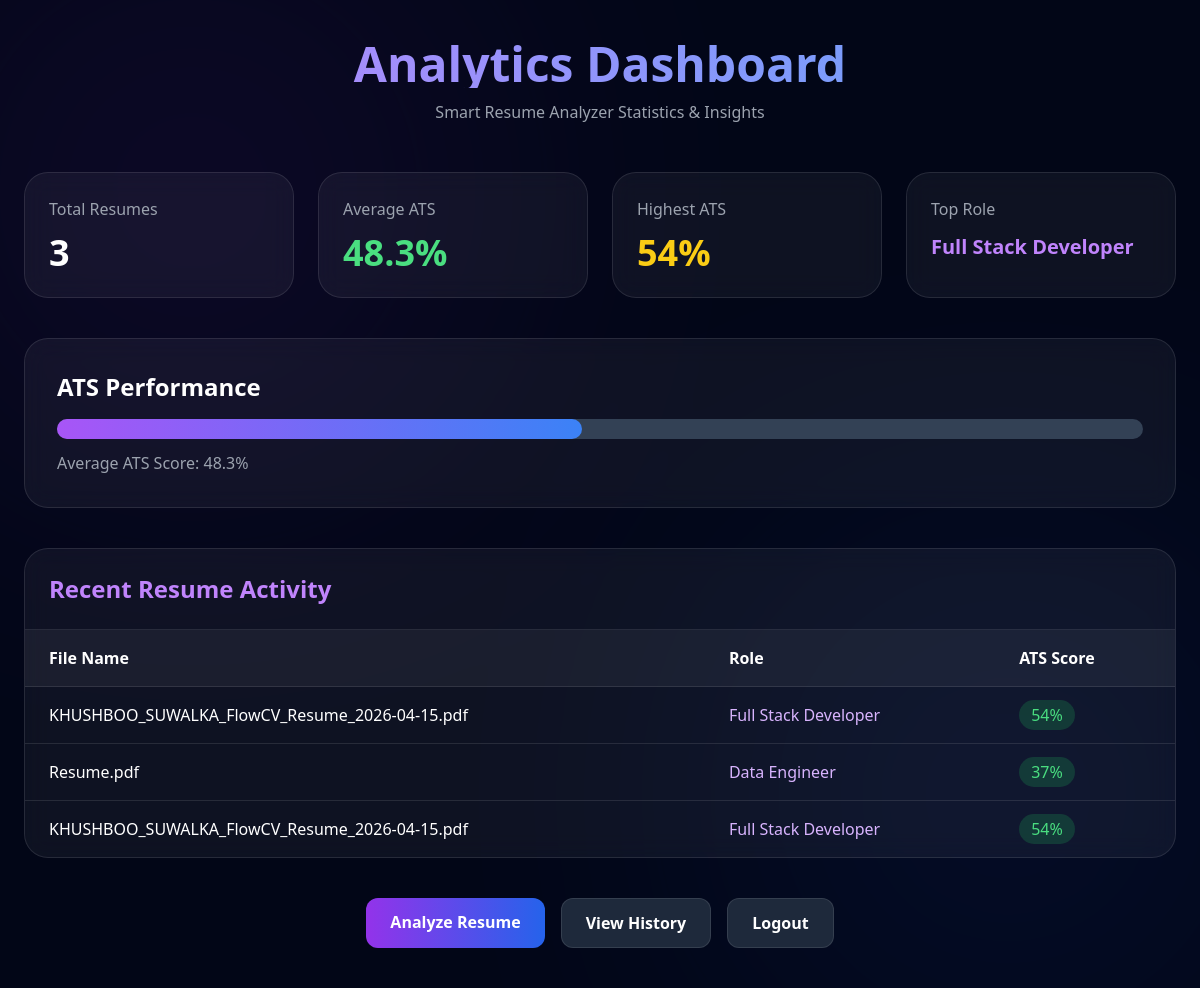
The app's page /dashboard (signed in) with its own data.
### tables this page shows
CREATE TABLE reports (

    id INTEGER PRIMARY KEY AUTOINCREMENT,

    user_id INTEGER,

    file_name TEXT,

    predicted_role TEXT,

    ats_score INTEGER,

    matched_skills TEXT,

    missing_skills TEXT,

    upload_date DATETIME DEFAULT CURRENT_TIMESTAMP

);

### app.py (the view)
@app.route("/dashboard")
def dashboard():
    if "user_id" not in session:
        return redirect(url_for("login"))
    conn = sqlite3.connect("resume_reports.db")
    cursor = conn.cursor()
    cursor.execute(
        "SELECT COUNT(*) FROM reports WHERE user_id=?",
        (session["user_id"],)
    )
    total_resumes = cursor.fetchone()[0]
    cursor.execute(
        "SELECT AVG(ats_score) FROM reports WHERE user_id=?",
        (session["user_id"],)
    )
    avg_score = cursor.fetchone()[0]
    cursor.execute(
        "SELECT MAX(ats_score) FROM reports WHERE user_id=?",
        (session["user_id"],)
    )
    highest_score = cursor.fetchone()[0]
    cursor.execute("""
        SELECT predicted_role, COUNT(*)
        FROM reports
        WHERE user_id=?
        GROUP BY predicted_role
        ORDER BY COUNT(*) DESC
        LIMIT 1
    """, (session["user_id"],))
    role_data = cursor.fetchone()
    most_common_role = role_data[0] if role_data else "N/A"
    cursor.execute("""
        SELECT file_name, predicted_role, ats_score
        FROM reports
        WHERE user_id=?
        ORDER BY id DESC
        LIMIT 5
    """, (session["user_id"],))
    recent_reports = cursor.fetchall()
    conn.close()
    return render_template(
        "dashboard.html",
        total_resumes=total_resumes,
        avg_score=round(avg_score, 1) if avg_score else 0,
        highest_score=highest_score if highest_score else 0,
        most_common_role=most_common_role,
        recent_reports=recent_reports
    )

### templates/dashboard.html (shortened to what this page needs)
<!DOCTYPE html>
<html lang="en">
<head>
    <script src="https://cdn.tailwindcss.com"></script>
</head>
<body class="bg-slate-950 text-white min-h-screen">
<div class="absolute top-0 left-0 w-96 h-96 bg-purple-600 blur-[180px] opacity-20 rounded-full"></div>
<div class="absolute bottom-0 right-0 w-96 h-96 bg-blue-600 blur-[180px] opacity-20 rounded-full"></div>
<div class="relative max-w-7xl mx-auto px-6 py-10">
<div class="text-center mb-12">
    <h1 class="text-5xl font-bold bg-gradient-to-r from-purple-400 to-blue-400 bg-clip-text text-transparent">
    </h1>
    <p class="text-gray-400 mt-3">
        Smart Resume Analyzer Statistics & Insights
    </p>
</div>
<div class="grid md:grid-cols-2 lg:grid-cols-4 gap-6 mb-10">
    <div class="bg-white/5 backdrop-blur-md border border-white/10 rounded-3xl p-6">
        <p class="text-gray-400">Total Resumes</p>
        <h2 class="text-4xl font-bold mt-3">{{ total_resumes }}</h2>
    </div>
    <div class="bg-white/5 backdrop-blur-md border border-white/10 rounded-3xl p-6">
        <p class="text-gray-400">Average ATS</p>
        <h2 class="text-4xl font-bold mt-3 text-green-400">{{ avg_score }}%</h2>
    </div>
    <div class="bg-white/5 backdrop-blur-md border border-white/10 rounded-3xl p-6">
        <p class="text-gray-400">Highest ATS</p>
        <h2 class="text-4xl font-bold mt-3 text-yellow-400">{{ highest_score }}%</h2>
    </div>
    <div class="bg-white/5 backdrop-blur-md border border-white/10 rounded-3xl p-6">
        <p class="text-gray-400">Top Role</p>
        <h2 class="text-xl font-bold mt-3 text-purple-400">
            {{ most_common_role }}
        </h2>
    </div>
</div>
<div class="bg-white/5 backdrop-blur-md border border-white/10 rounded-3xl p-8 mb-10">
    <h2 class="text-2xl font-semibold mb-4">
        ATS Performance
    </h2>
    <div class="w-full bg-slate-700 rounded-full h-5">
        <div
            class="bg-gradient-to-r from-purple-500 to-blue-500 h-5 rounded-full"
            style="width: {{ avg_score }}%">
        </div>
    </div>
    <p class="mt-3 text-gray-400">
        Average ATS Score: {{ avg_score }}%
    </p>
</div>
<div class="bg-white/5 backdrop-blur-md border border-white/10 rounded-3xl overflow-hidden">
    <div class="p-6 border-b border-white/10">
        <h2 class="text-2xl font-semibold text-purple-400">
            Recent Resume Activity
        </h2>
    </div>
    <div class="overflow-x-auto">
        <table class="w-full">
            <thead>
                <tr class="bg-white/5">
                    <th class="text-left px-6 py-4">File Name</th>
                    <th class="text-left px-6 py-4">Role</th>
                    <th class="text-left px-6 py-4">ATS Score</th>
                </tr>
            </thead>
            <tbody>
                {% for report in recent_reports %}
                <tr class="border-t border-white/10 hover:bg-white/5">
                    <td class="px-6 py-4">
                        {{ report[0] }}
                    </td>
                    <td class="px-6 py-4 text-purple-300">
                        {{ report[1] }}
                    </td>
                    <td class="px-6 py-4">
                        <span class="bg-green-500/20 text-green-400 px-3 py-1 rounded-full">
                            {{ report[2] }}%
                        </span>
                    </td>
                </tr>
                {% endfor %}
            </tbody>
        </table>
    </div>
</div>
<div class="flex justify-center gap-4 mt-10">
    <a href="/upload"
       class="px-6 py-3 bg-gradient-to-r from-purple-600 to-blue-600 rounded-xl font-semibold">
        Analyze Resume
    </a>
    <a href="/history"
       class="px-6 py-3 bg-slate-800 border border-white/10 rounded-xl font-semibold">
        View History
    </a>
    <a href="/logout"
       class="px-6 py-3 bg-slate-800 border border-white/10 rounded-xl font-semibold">
        Logout
    </a>
</div>
</div>
</body>
</html>

### records on screen
reports: file_name "KHUSHBOO_SUWALKA_FlowCV_Resume_2026-04-15.pdf", predicted_role "Full Stack Developer", ats_score "54"
reports: file_name "Resume.pdf", predicted_role "Data Engineer", ats_score "37"
reports: file_name "KHUSHBOO_SUWALKA_FlowCV_Resume_2026-04-15.pdf", predicted_role "Full Stack Developer", ats_score "54"

### other values on screen
{{ total_resumes }} "3"
{{ avg_score }} "48.3"
{{ highest_score }} "54"
{{ most_common_role }} "Full Stack Developer"
